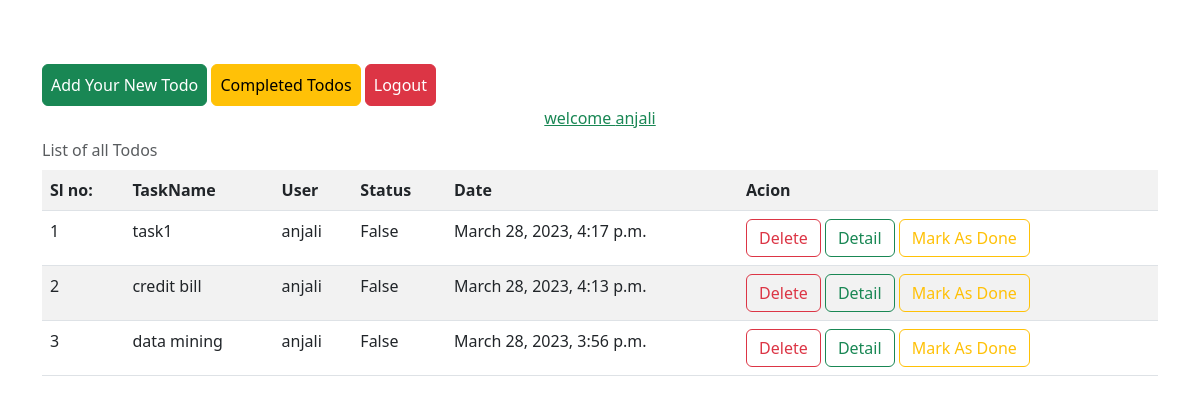
The page /todos/all/ (signed in) on the database its author committed.
### tasks/models.py (models this page shows, shortened)
class Todo(models.Model):
    task_name=models.CharField(max_length=250)
    user=models.ForeignKey(User,on_delete=models.CASCADE)
    status=models.BooleanField(default=False)
    date=models.DateTimeField(auto_now_add=True)

### tasks/views.py (the view)
# urls.py: path("todos/all/",views.TodoListView.as_view(),name="todo-list"),
class TodoListView(View):
    def get(self,request,*args,**kwargs):
        qs=Todo.objects.filter(status=False,user=request.user).order_by("-date")
        return render(request,"todo-list.html",{"todos":qs})

### tasks/templates/todo-list.html (shortened to what this page needs)
<!DOCTYPE html>
<html lang="en">
<head>
    <link href="https://cdn.jsdelivr.net/npm/bootstrap@5.3.0-alpha1/dist/css/bootstrap.min.css" rel="stylesheet">
</head>
<body>
   <div class="container mt-3">
    <a href="{%url 'todo-add'%}" class="btn btn-success p-2 mt-5">Add Your New Todo</a>
    <a href="{%url 'todo-completed'%}" class="btn btn-warning p-2 mt-5">Completed Todos</a>
    <a href="{%url 'signout'%}" class="btn btn-danger p-2 mt-5">Logout</a>
    <table class="table table-striped">
        <div class="text-decoration-underline text-success text-center">
            welcome {{request.user}}
        </div>
        <caption class="caption-top ">List of all Todos</caption>
        <tr>
            <th>Sl no:</th>
            <th>TaskName</th>
            <th>User</th>
            <th>Status</th>
            <th>Date</th>
            <th>Acion</th>
        </tr>
        {%for t in todos%}
            <tr>
                <td>{{forloop.counter}}</td>
                <td>{{t.task_name}}</td>
                <td>{{t.user}}</td>
                <td>{{t.status}}</td>
                <td>{{t.date}}</td>
                <td>
                    <a href="{%url 'todo-delete' t.id %}" class="btn btn-outline-danger">Delete</a>
                    <a href="{%url 'todo-detail' t.id %}" class="btn btn-outline-success">Detail</a>
                    <a href="{%url 'todo-edit' t.id %}" class="btn btn-outline-warning">Mark As Done</a>
                </td>
            </tr>
        {%endfor%}
    </table>
   </div>
</body>
</html>

### rows shown on the page
Todo: task_name "task1", user "anjali", status "False", date "March 28, 2023, 4:17 p.m."
Todo: task_name "credit bill", user "anjali", status "False", date "March 28, 2023, 4:13 p.m."
Todo: task_name "data mining", user "anjali", status "False", date "March 28, 2023, 3:56 p.m."

### other values the page prints
{{ request.user }} "anjali"
